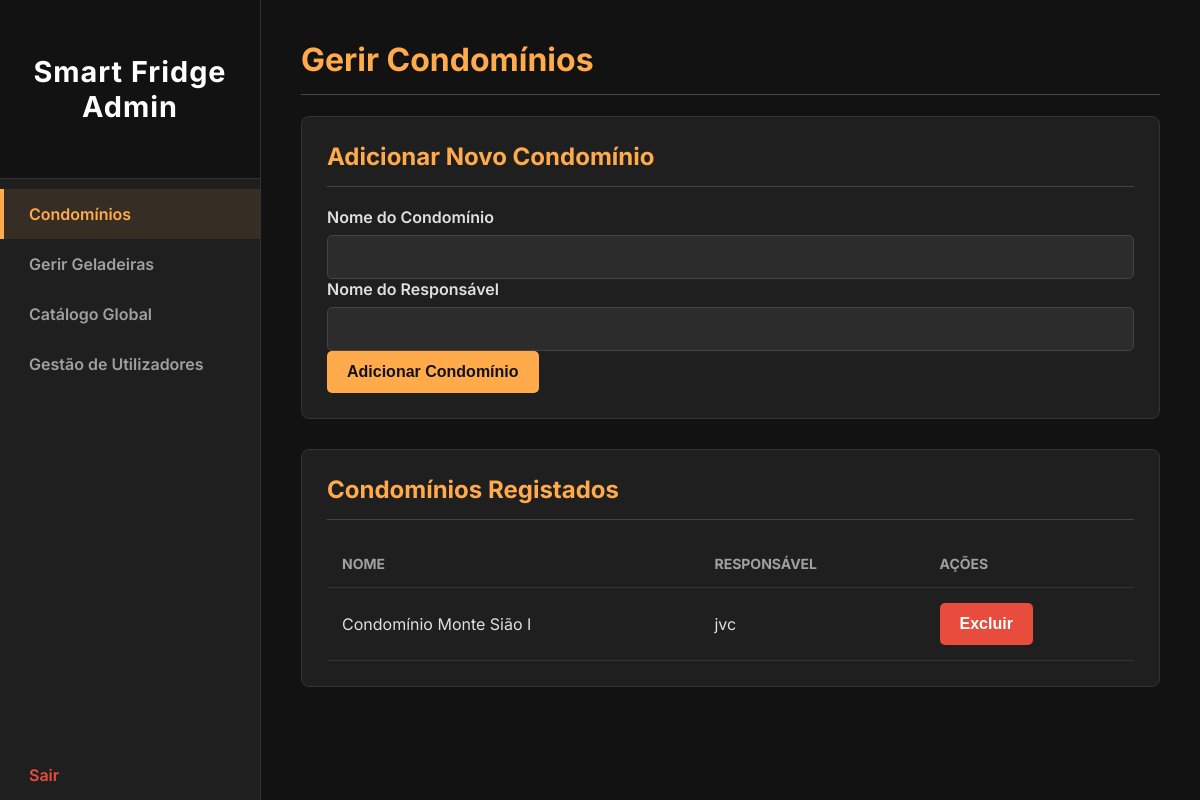
The page /admin/condominios (signed in) on the database as committed earlier.
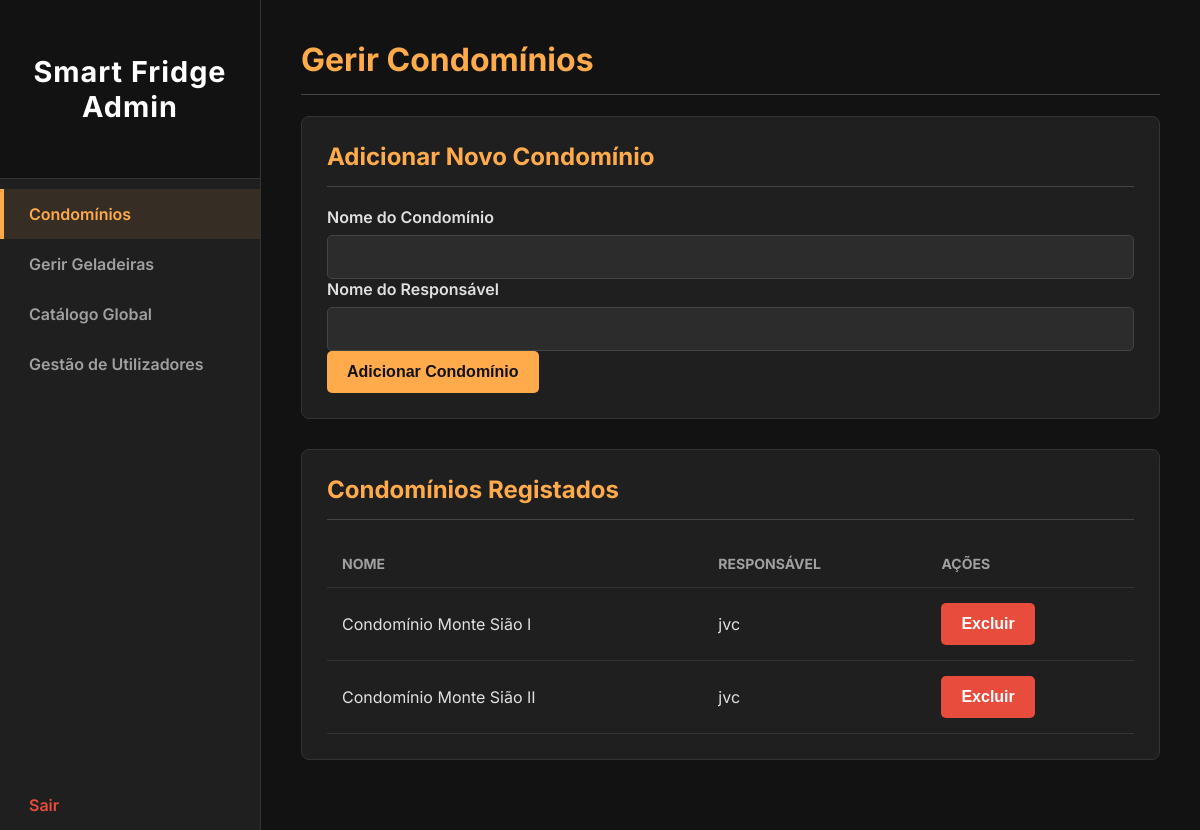
The same page on the database as committed later.
### models.py (models this page shows)
class Condominio(db.Model):
    __tablename__ = 'condominio'
    id = db.Column(db.Integer, primary_key=True)
    name = db.Column(db.String(150), nullable=False, unique=True)
    responsible_name = db.Column(db.String(150))
    products = db.relationship('Product', secondary='inventory', back_populates='condominios')

### app.py (the view, shortened to what this page needs)
@app.route('/admin/condominios', methods=['GET', 'POST'])
@login_required
def gerenciar_condominios():
    if not current_user.is_admin: return redirect(url_for('user_dashboard'))
    todos_condominios = Condominio.query.order_by(Condominio.name).all()
    return render_template('gerenciar_condominios.html', condominios=todos_condominios)

### app.py (called while the page is built)
@login_manager.user_loader
def load_user(user_id):
    return User.query.get(int(user_id))

### templates/gerenciar_condominios.html (shortened to what this page needs)
<!DOCTYPE html>
<html lang="pt-br">
<head>
    <link rel="stylesheet" href="{{ url_for('static', filename='admin_style.css') }}">
</head>
<body>
    <div class="wrapper">
        <nav class="sidebar">
            <div class="sidebar-header"><h3 class="logo-text">Smart Fridge Admin</h3></div>
            <ul>
                <li><a href="{{ url_for('gerenciar_condominios') }}" class="active">Condomínios</a></li>
                <li><a href="{{ url_for('selecionar_geladeira') }}">Gerir Geladeiras</a></li>
                <li><a href="{{ url_for('gerenciar_catalogo') }}">Catálogo Global</a></li>
                <li><a href="{{ url_for('gerenciar_utilizadores') }}">Gestão de Utilizadores</a></li>
                <li><a href="{{ url_for('logout') }}" class="logout-link">Sair</a></li>
            </ul>
        </nav>
        <main class="main-content">
            <h1>Gerir Condomínios</h1>
            <div class="card">
                <h2>Adicionar Novo Condomínio</h2>
                <form action="{{ url_for('gerenciar_condominios') }}" method="POST">
                    <div class="form-group"><label>Nome do Condomínio</label><input type="text" name="condo_name" required></div>
                    <div class="form-group"><label>Nome do Responsável</label><input type="text" name="responsible_name"></div>
                    <button type="submit">Adicionar Condomínio</button>
                </form>
            </div>
            <div class="card">
                <h2>Condomínios Registados</h2>
                <table>
                    <thead><tr><th>Nome</th><th>Responsável</th><th>Ações</th></tr></thead>
                    <tbody>
                        {% for condo in condominios %}
                        <tr>
                            <td>{{ condo.name }}</td>
                            <td>{{ condo.responsible_name or 'N/A' }}</td>
                            <td>
                                <form action="{{ url_for('excluir_condominio', condo_id=condo.id) }}" method="POST" onsubmit="return confirm('Tem a certeza?');" class="inline-form">
                                    <button type="submit" class="delete-btn">Excluir</button>
                                </form>
                            </td>
                        </tr>
                        {% endfor %}
                    </tbody>
                </table>
            </div>
        </main>
    </div>
</body>
</html>

### static/admin_style.css (style rules this page uses)
body { margin: 0; font-family: 'Inter', -apple-system, sans-serif; background-color: #121212; color: #e0e0e0; }
.wrapper { display: flex; }
.sidebar { width: 260px; background-color: #1f1f1f; color: white; min-height: 100vh; border-right: 1px solid #333; flex-shrink: 0; position: sticky; top: 0; }
.sidebar-header { padding: 25px; text-align: center; border-bottom: 1px solid #333; background-color: #121212; }
.sidebar .logo-text { font-size: 1.8rem; font-weight: 700; color: #ffffff; letter-spacing: 1px; }
.sidebar ul { list-style-type: none; padding: 0; margin: 10px 0; }
.sidebar ul li a { display: block; color: #a0a0a0; padding: 15px 25px; text-decoration: none; font-weight: 600; transition: all 0.2s ease-in-out; border-left: 4px solid transparent; }
.sidebar ul li a.active { background-color: rgba(255, 171, 76, 0.1); color: #ffab4c; border-left: 4px solid #ffab4c; }
.sidebar .logout-link { position: absolute; bottom: 0; width: 100%; box-sizing: border-box; color: #e74c3c; }
.main-content { flex-grow: 1; padding: 40px; overflow-y: auto; }
.card { background: #1f1f1f; padding: 25px; border-radius: 8px; border: 1px solid #333; margin-bottom: 30px; }
h1, h2 { color: #ffab4c; border-bottom: 1px solid #444; padding-bottom: 15px; margin-top: 0; }
h2 { font-size: 1.5rem; }
label { display: block; margin-bottom: 8px; font-weight: 600; }
input[type="text"], input[type="search"], input[type="password"], input[type="number"], select { width: 100%; padding: 12px; border: 1px solid #444; border-radius: 5px; box-sizing: border-box; font-size: 16px; background-color: #2c2c2c; color: #ffffff; }
button, .button { padding: 12px 20px; background-color: #ffab4c; color: #121212; border: none; border-radius: 5px; cursor: pointer; font-weight: 700; font-size: 16px; transition: background-color 0.2s; text-decoration: none; display: inline-block; }
.delete-btn { background-color: #e74c3c; color: white; }
table { width: 100%; border-collapse: collapse; }
th, td { padding: 15px; text-align: left; border-bottom: 1px solid #333; }
th { color: #a0a0a0; font-size: 14px; text-transform: uppercase; }
.inline-form { display: flex; gap: 5px; }

Rows that differ between the two databases and show on the page:
added Condominio: name "Condomínio Monte Sião II", responsible_name "jvc"
